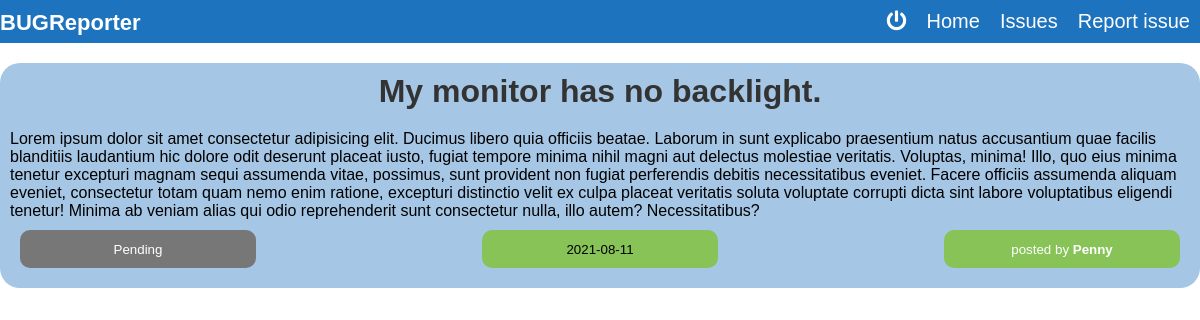
The page /issue/8 (signed in) on the database its author committed.
### issues_blog/models.py (models this page shows, shortened)
class Issue(db.Model):
    __tablename__ = 'issues'
    id = db.Column(db.Integer, primary_key = True)
    title = db.Column(db.String(60), nullable = False)
    content = db.Column(db.Text, nullable = False)
    status = db.Column(db.String(20), nullable = False, default = 'Pending')
    date_created = db.Column(db.DateTime, nullable = False, default = datetime.utcnow)
    user_id = db.Column(db.Integer, db.ForeignKey('users.id'), nullable = False)

class User(db.Model, UserMixin):
    __tablename__ = 'users'
    id = db.Column(db.Integer, primary_key = True)
    firstname = db.Column(db.String(20), unique = True, nullable = False)
    email = db.Column(db.String(120), unique = True, nullable = False)
    password = db.Column(db.String(60), nullable = False)
    issues = db.relationship('Issue', backref = 'author', lazy = True)

### issues_blog/routes.py (the view)
@app.route('/issue/<int:issue_id>', methods = ['POST', 'GET'])
@login_required
def issue(issue_id):
    issue = Issue.query.get_or_404(issue_id)
    return render_template('issue.html', title = issue.title, issue = issue)

### issues_blog/models.py (called while the page is built)
@login_manager.user_loader
def load_user(user_id):
    return User.query.get(int(user_id))

### issues_blog/templates/issue.html (shortened to what this page needs)
{% extends 'base.html' %}
{% block body %}
    <div class="container">
        <div class="issue-box">
            <h1>{{ issue.title }}</h1>
            <p>{{ issue.content }}</p>
            <div class="details">
                <div class="info {{ issue.status|lower }}">
                    <p>
                        <small class = "details">{{ issue.status }}</small>
                    </p>
                </div>
                <div class="info">
                    <p>
                        <small class = "details">{{ issue.date_created.strftime('%Y-%m-%d') }}</small>
                    </p>
                </div>
                <div class="info">
                    <p>
                        <a href="{{ url_for('user_issues', firstname = issue.author.firstname) }}">
                            <small class = "details">
                                posted by <strong>{{ issue.author.firstname }}</strong>
                            </small>
                        </a>
                    </p>
                </div>
            </div>
        </div>
    </div>
{% endblock %}

### issues_blog/static/css/main.css (style rules this page uses)
* { margin: 0; padding: 0; box-sizing: border-box; }
body { font-family: Arial, Helvetica, sans-serif; }
.container { max-width: 1200px; overflow: auto; margin: auto; }
a { text-decoration: none; color: #fff; }
div.issue-box div.details { display: flex; justify-content: space-between; }
.issue-box { padding: 10px; margin: 20px 0; background-color: rgba(30, 115, 190, .4); border-radius: 20px; overflow: auto; }
.issue-box h1 { text-align: center; margin-bottom: 20px; color: #333; }
div.info { width: 20%; padding: 10px; margin: 10px 10px; border-radius: 10px; text-align: center; background-color: #87c357 }
.issue-box div.info.pending { background-color: #777; color: #fff; }

### rows shown on the page
Issue: title "My monitor has no backlight.", content "Lorem ipsum dolor sit amet consectetur adipisicing elit. Ducimus libero quia officiis beatae. Laborum in sunt explicabo praesentium natus accusantium quae facilis blanditiis laudantium hic dolore odit deserunt placeat iusto, fugiat tempore minima nihil magni aut delectus molestiae veritatis. Voluptas, minima! Illo, quo eius minima tenetur excepturi magnam sequi assumenda vitae, possimus, sunt provident non fugiat perferendis debitis necessitatibus eveniet. Facere officiis assumenda aliquam eveniet, consectetur totam quam nemo enim ratione, excepturi distinctio velit ex culpa placeat veritatis soluta voluptate corrupti dicta sint labore voluptatibus eligendi tenetur! Minima ab veniam alias…", status "Pending", date_created "2021-08-11"
User: author.firstname "Penny"
